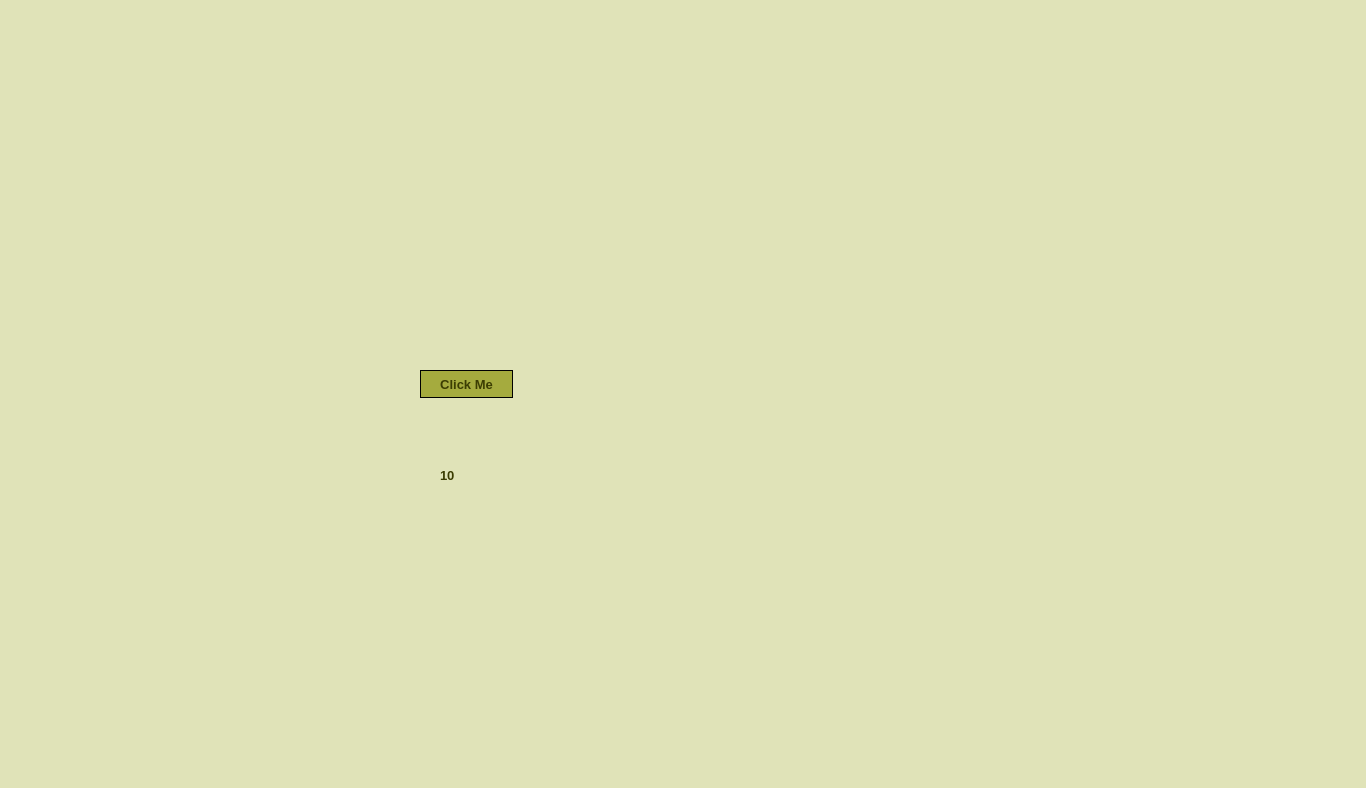
<?xml version="1.0" encoding="UTF-8"?>
<ui version="4.0">
 <class>MainWindow</class>
 <widget class="QMainWindow" name="MainWindow">
  <property name="geometry">
   <rect>
    <x>0</x>
    <y>0</y>
    <width>1366</width>
    <height>788</height>
   </rect>
  </property>
  <property name="sizePolicy">
   <sizepolicy hsizetype="Fixed" vsizetype="Fixed">
    <horstretch>0</horstretch>
    <verstretch>0</verstretch>
   </sizepolicy>
  </property>
  <property name="minimumSize">
   <size>
    <width>1366</width>
    <height>788</height>
   </size>
  </property>
  <property name="cursor">
   <cursorShape>ArrowCursor</cursorShape>
  </property>
  <property name="windowTitle">
   <string>MainWindow</string>
  </property>
  <property name="styleSheet">
   <string notr="true">#centralwidget {
	background: #E0E3B8;
}

#click_btn{
	background: #A5AB3E;
	border-radius: 15px;
	border: 1px solid black;
	color: #3B3D02;
}

#click_btn:hover {
	background: #3B3D02;
	color: white;
}
#clicked_number_lb{
	color: #3B3D02
}</string>
  </property>
  <widget class="QWidget" name="centralwidget">
   <widget class="QPushButton" name="click_btn">
    <property name="geometry">
     <rect>
      <x>420</x>
      <y>370</y>
      <width>93</width>
      <height>28</height>
     </rect>
    </property>
    <property name="font">
     <font>
      <family>Arial</family>
      <pointsize>10</pointsize>
      <weight>75</weight>
      <bold>true</bold>
     </font>
    </property>
    <property name="cursor">
     <cursorShape>PointingHandCursor</cursorShape>
    </property>
    <property name="text">
     <string>Click Me</string>
    </property>
   </widget>
   <widget class="QLabel" name="clicked_number_lb">
    <property name="geometry">
     <rect>
      <x>440</x>
      <y>430</y>
      <width>81</width>
      <height>91</height>
     </rect>
    </property>
    <property name="font">
     <font>
      <family>Arial</family>
      <pointsize>10</pointsize>
      <weight>75</weight>
      <bold>true</bold>
     </font>
    </property>
    <property name="text">
     <string>10</string>
    </property>
   </widget>
  </widget>
 </widget>
 <resources/>
 <connections/>
</ui>
